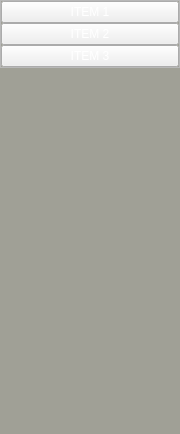
               <widget class="QWidget" name="page">
                <property name="geometry">
                 <rect>
                  <x>0</x>
                  <y>0</y>
                  <width>180</width>
                  <height>434</height>
                 </rect>
                </property>
                <property name="palette">
                 <palette>
                  <active>
                   <colorrole role="Button">
                    <brush brushstyle="SolidPattern">
                     <color alpha="255">
                      <red>160</red>
                      <green>160</green>
                      <blue>150</blue>
                     </color>
                    </brush>
                   </colorrole>
                   <colorrole role="Base">
                    <brush brushstyle="SolidPattern">
                     <color alpha="255">
                      <red>160</red>
                      <green>160</green>
                      <blue>150</blue>
                     </color>
                    </brush>
                   </colorrole>
                   <colorrole role="Window">
                    <brush brushstyle="SolidPattern">
                     <color alpha="255">
                      <red>160</red>
                      <green>160</green>
                      <blue>150</blue>
                     </color>
                    </brush>
                   </colorrole>
                  </active>
                  <inactive>
                   <colorrole role="Button">
                    <brush brushstyle="SolidPattern">
                     <color alpha="255">
                      <red>160</red>
                      <green>160</green>
                      <blue>150</blue>
                     </color>
                    </brush>
                   </colorrole>
                   <colorrole role="Base">
                    <brush brushstyle="SolidPattern">
                     <color alpha="255">
                      <red>160</red>
                      <green>160</green>
                      <blue>150</blue>
                     </color>
                    </brush>
                   </colorrole>
                   <colorrole role="Window">
                    <brush brushstyle="SolidPattern">
                     <color alpha="255">
                      <red>160</red>
                      <green>160</green>
                      <blue>150</blue>
                     </color>
                    </brush>
                   </colorrole>
                  </inactive>
                  <disabled>
                   <colorrole role="Button">
                    <brush brushstyle="SolidPattern">
                     <color alpha="255">
                      <red>160</red>
                      <green>160</green>
                      <blue>150</blue>
                     </color>
                    </brush>
                   </colorrole>
                   <colorrole role="Base">
                    <brush brushstyle="SolidPattern">
                     <color alpha="255">
                      <red>160</red>
                      <green>160</green>
                      <blue>150</blue>
                     </color>
                    </brush>
                   </colorrole>
                   <colorrole role="Window">
                    <brush brushstyle="SolidPattern">
                     <color alpha="255">
                      <red>160</red>
                      <green>160</green>
                      <blue>150</blue>
                     </color>
                    </brush>
                   </colorrole>
                  </disabled>
                 </palette>
                </property>
                <attribute name="icon">
                 <iconset resource="../py_Menu/icons.qrc">
                  <normaloff>:/icons/Icons/chevron-down-sharp.svg</normaloff>:/icons/Icons/chevron-down-sharp.svg</iconset>
                </attribute>
                <attribute name="label">
                 <string>Calculators</string>
                </attribute>
                <layout class="QVBoxLayout" name="verticalLayout_7">
                 <property name="spacing">
                  <number>0</number>
                 </property>
                 <property name="leftMargin">
                  <number>0</number>
                 </property>
                 <property name="topMargin">
                  <number>0</number>
                 </property>
                 <property name="rightMargin">
                  <number>0</number>
                 </property>
                 <property name="bottomMargin">
                  <number>0</number>
                 </property>
                 <item alignment="Qt::AlignTop">
                  <widget class="QFrame" name="frame_10">
                   <property name="styleSheet">
                    <string notr="true">QPushButton {
color: white;
}</string>
                   </property>
                   <property name="frameShape">
                    <enum>QFrame::StyledPanel</enum>
                   </property>
                   <property name="frameShadow">
                    <enum>QFrame::Raised</enum>
                   </property>
                   <layout class="QVBoxLayout" name="verticalLayout_8">
                    <property name="spacing">
                     <number>0</number>
                    </property>
                    <property name="leftMargin">
                     <number>0</number>
                    </property>
                    <property name="topMargin">
                     <number>0</number>
                    </property>
                    <property name="rightMargin">
                     <number>0</number>
                    </property>
                    <property name="bottomMargin">
                     <number>0</number>
                    </property>
                    <item>
                     <widget class="QPushButton" name="pushButton_13">
                      <property name="text">
                       <string>ITEM 1</string>
                      </property>
                      <property name="icon">
                       <iconset resource="../py_Menu/icons.qrc">
                        <normaloff>:/icons/Icons/logo-microsoft.svg</normaloff>:/icons/Icons/logo-microsoft.svg</iconset>
                      </property>
                      <property name="iconSize">
                       <size>
                        <width>32</width>
                        <height>32</height>
                       </size>
                      </property>
                     </widget>
                    </item>
                    <item>
                     <widget class="QPushButton" name="pushButton_12">
                      <property name="text">
                       <string>ITEM 2</string>
                      </property>
                      <property name="icon">
                       <iconset resource="../py_Menu/icons.qrc">
                        <normaloff>:/icons/Icons/logo-xbox.svg</normaloff>:/icons/Icons/logo-xbox.svg</iconset>
                      </property>
                      <property name="iconSize">
                       <size>
                        <width>32</width>
                        <height>32</height>
                       </size>
                      </property>
                     </widget>
                    </item>
                    <item>
                     <widget class="QPushButton" name="pushButton_11">
                      <property name="text">
                       <string>ITEM 3</string>
                      </property>
                      <property name="icon">
                       <iconset resource="../py_Menu/icons.qrc">
                        <normaloff>:/icons/Icons/bus.svg</normaloff>:/icons/Icons/bus.svg</iconset>
                      </property>
                      <property name="iconSize">
                       <size>
                        <width>32</width>
                        <height>32</height>
                       </size>
                      </property>
                     </widget>
                    </item>
                   </layout>
                  </widget>
                 </item>
                </layout>
               </widget>
